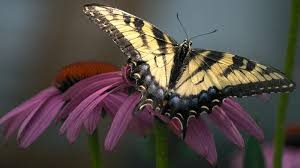
#> input picture image1.jpg, 300 x 168 px, found by its file name
$ jupyter execute --allow-errors HW01-IP-AmirDodangeh.ipynb   (shell and % lines are left out)
#> lines starting #> are read from the running program, lines starting #| are printed output that depends on the picture
[cell 1]
import numpy as np
import pandas as pd
import cv2 as cv
from google.colab.patches import cv2_imshow # for image display
from skimage import io
from PIL import Image
import matplotlib.pylab as plt

[cell 2]
from google.colab import drive

drive.mount('/content/gdrive')

Load and display image1

[cell 3]
image1=io.imread("/content/gdrive/My Drive/Colab Notebooks/Image Processing/HW1/image1.jpg",0)
#> image1 is the input picture: shape (168, 300, 3); mean R, G, B 82.5, 74.4, 70.5
print(image1.dtype)
#| uint8
image1=cv.cvtColor(image1, cv.COLOR_BGR2RGB)
cv2_imshow(image1)


image1g=cv.cvtColor(image1, cv.COLOR_BGR2GRAY)
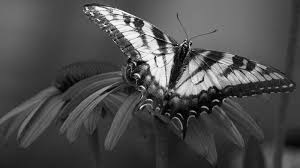
#> image1g: shape (168, 300); min 0, max 253, mean 76.4
#cv2_imshow(image1g)


plt.imshow(image1, cmap='gray', vmin=0, vmax=255)

Computes the difference between values in neighboring pixels and Find the number of bytes
and size of the image, and display each case.

[cell 4]
print(image1.shape) #ابعاد تصویر
#| (168, 300, 3)
print(image1.size) #Size
#| 151200
print(image1.dtype)# تصویر دیفالت خود یونیت 8 است.
#| uint8

Representation the image with unit-8 data type, default type (float 64) and by adding bias (128)
and plot it

[cell 5]
#unit-8

[cell 6]
image1=io.imread("/content/gdrive/My Drive/Colab Notebooks/Image Processing/HW1/image1.jpg",0)
cv2_imshow(image1)
plt.show()

eometrical spatial operations:
1- Perform the scaling (1.5*1.5), translation and rotation (90°) operations for Figure 2 and plot the
final image in each case.

[cell 7]
import numpy as np
import pandas as pd
import cv2 as cv
from google.colab.patches import cv2_imshow # for image display
from skimage import io
from PIL import Image
import matplotlib.pylab as plt

image2=io.imread("/content/gdrive/My Drive/Colab Notebooks/Image Processing/HW1/image2.jpg",0)
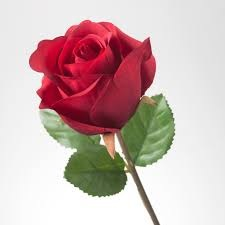
#> input picture image2.jpg, 225 x 225 px, found by its file name
#> image2 is the input picture: shape (225, 225, 3); mean R, G, B 205.4, 181.3, 179.8
image2=cv.cvtColor(image2, cv.COLOR_BGR2RGB)
cv2_imshow(image2)
plt.imshow(image2)
plt.show()
#> (the rest of this cell did not finish here and is left out)

Histogram equalization:
1- First, display Gaussian Probability Mass Function (PMF) and Cumulative Mass Function (CMF)
with mu=0 and sigma=1 second, apply histogram equalization and histogram matching transform in
image3 third, plot each histogram and compare them.

A probability mass function differs from a probability density function (PDF) in that the latter is associated with continuous rather than discrete random variables. A PDF must be integrated over an interval to yield a probability. The value of the random variable having the largest probability mass is called the mode

تابع چگالی احتمال این توزیع دو پارامتر دارد که یکی تعیین کنندهٔ میانگین ({\displaystyle \mu }\mu ) و دیگری تعیین کنندهٔ واریانس ({\displaystyle \sigma }\sigma ) توزیع هستند. منحنی تابع چگالی احتمال حول میانگین توزیع متقارن است. در حالت خاص اگر {\displaystyle \mu =0}{\displaystyle \mu =0} و {\displaystyle \sigma =1}{\displaystyle \sigma =1} باشد توزیع، نرمال استاندارد نامیده می‌شود.

[cell 8]
import numpy as np
import pandas as pd
import cv2 as cv
from google.colab.patches import cv2_imshow # for image display
from skimage import io
from PIL import Image
import matplotlib.pylab as plt

image3=io.imread("/content/gdrive/My Drive/Colab Notebooks/Image Processing/HW1/image3.jpg",0)
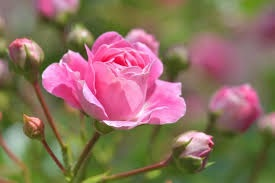
#> input picture image3.jpg, 275 x 183 px, found by its file name
#> image3 is the input picture: shape (183, 275, 3); mean R, G, B 139.7, 112.4, 95.7
image3=cv.cvtColor(image3, cv.COLOR_BGR2GRAY)
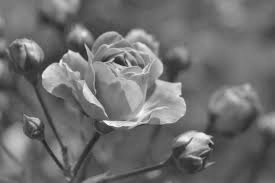
#> image3: shape (183, 275); min 33, max 250, mean 110.6
cv2_imshow(image3)
print(image3.shape)
#| (183, 275)
print(image3.dtype)
#| uint8

plt.hist(image3.ravel(),256,[0,256]); plt.show()


eq_grayscale_image = cv.equalizeHist(image3)
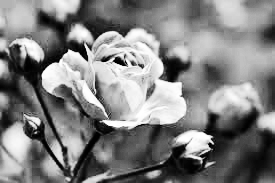
#> eq_grayscale_image: shape (183, 275); min 0, max 255, mean 128.7
cv2_imshow(eq_grayscale_image)

plt.hist(eq_grayscale_image.ravel(),256,[0,256]); plt.show()


hist,bins = np.histogram(image3.flatten(),256,[0,256])
#> hist = 256 values, max 879 at index 92, min 0 at index 0, mean 196.6; bins = 257 values from 0 to 256
cdf = hist.cumsum()
#> cdf = 256 values from 0 to 50325
cdf_normalized = cdf * hist.max()/ cdf.max()
#> cdf_normalized = 256 values from 0 to 879
plt.plot(cdf_normalized, color = 'b')
plt.hist(image3.flatten(),256,[0,256], color = 'r')
plt.xlim([0,256])
plt.legend(('cdf','histogram'), loc = 'upper left')
plt.show()


cdf_m = np.ma.masked_equal(cdf,0)
cdf_m = (cdf_m - cdf_m.min())*255/(cdf_m.max()-cdf_m.min())
cdf = np.ma.filled(cdf_m,0).astype('uint8')
#> cdf = 256 values from 0 to 255
image3cdf = cdf[image3]
cv2_imshow(image3cdf)
plt.hist(image3cdf.ravel(),256,[0,256]); plt.show()


hist,bins = np.histogram(image3.flatten(),256,[0,256])
bin_centers = 0.5*(bins[1:] + bins[:-1])
#> bin_centers = 256 values from 0.5 to 255.5
from scipy import stats
pdf = stats.norm.pdf(bin_centers)
#> pdf = 256 values, max 0.352 at index 0, min 0 at index 39, mean 0.00195

from matplotlib import pyplot as plt
plt.figure(figsize=(6, 4))
plt.plot(bin_centers, hist, label="Histogram of samples")
plt.plot(bin_centers, pdf, label="PDF")
plt.legend()
plt.show()
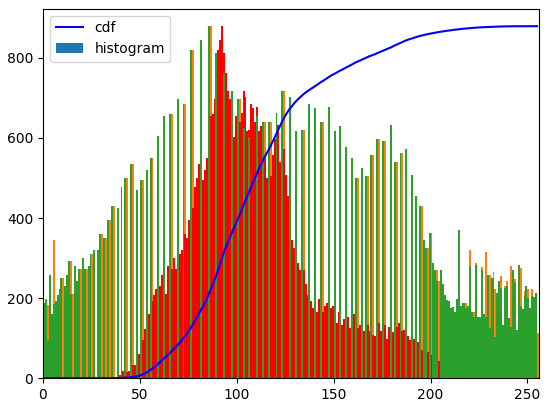
#> figure drawn by matplotlib, 1 panel; tallest bar 879 high, from x = 92 to 93; tallest bar 879 high, from x = 86 to 87; tallest bar 879 high, from x = 92 to 93; curve peaks at x = 250, y = 879
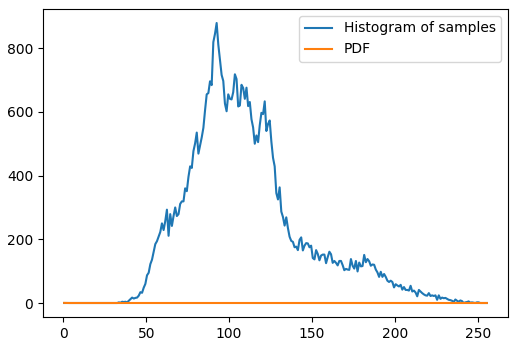
#> figure drawn by matplotlib, 1 panel; curve peaks at x = 92.5, y = 879; curve peaks at x = 0.5, y = 0.352


######################

[cell 9]
import numpy as np
import pandas as pd
import cv2 as cv
from google.colab.patches import cv2_imshow # for image display
from skimage import io
from PIL import Image
import matplotlib.pylab as plt

image3=io.imread("/content/gdrive/My Drive/Colab Notebooks/Image Processing/HW1/image3.jpg",0)
image3=cv.cvtColor(image3, cv.COLOR_BGR2GRAY)
cv2_imshow(image3)
print(image3.shape)
#| (183, 275)
print(image3.dtype)
#| uint8


import numpy as np
from numpy.random import seed, randn
from scipy.stats import norm
import matplotlib.pyplot as plt
import seaborn as sns
sns.set_theme()


hist,bins = np.histogram(image3.flatten(),256,[0,256])
bin_centers = 0.5*(bins[1:] + bins[:-1])
from scipy import stats
points = np.linspace(5,15,100)
pdf= norm.pdf(points,0,1)
plt.plot(points, pdf, color='r')
plt.hist(randn(50), density=True);
plt.show()
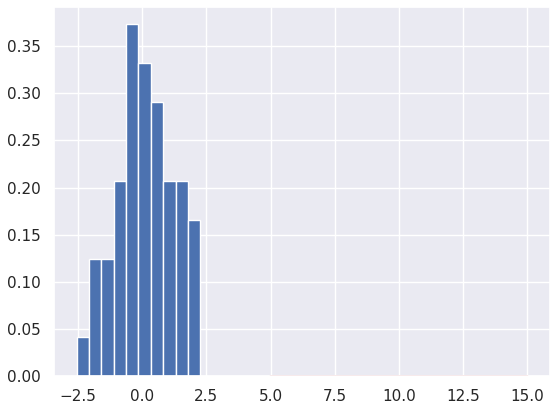
#> figure drawn by matplotlib, 1 panel; tallest bar 0.373 high, from x = -0.624 to -0.142; curve peaks at x = 5, y = 1.49e-06
#> (the rest of this cell did not finish here and is left out)
